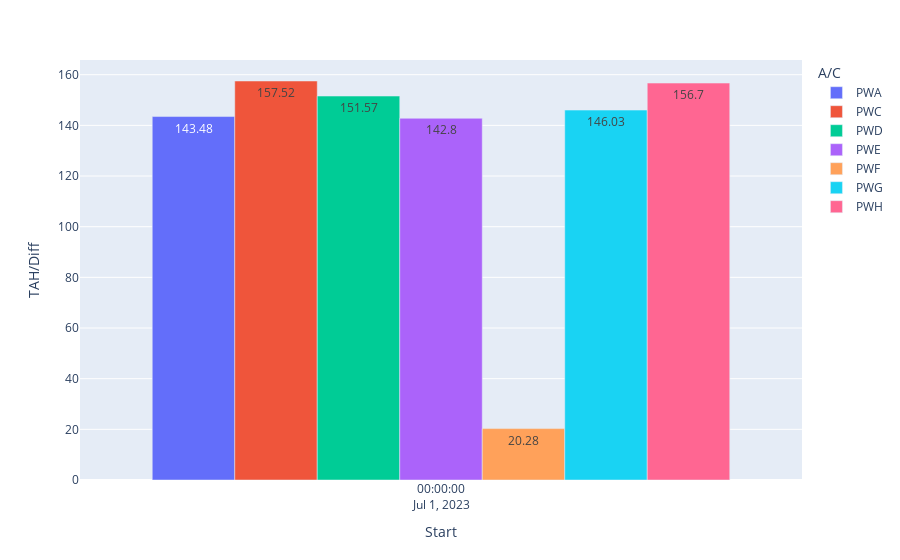

The notebook cell this image was saved under:
### Code cell
period = 4

# Get the dataframe and filter the last 'period' months
df = get_df("ac_util")
df["Start"] = pd.to_datetime(df["Start"])
df = df[
    (df["Start"].dt.month > datetime.now().month - period)
    & (df["Start"].dt.year == datetime.now().year)
].drop(columns=["A/C Group", "End"]).sort_values("A/C")
annotTAH = df["TAH/Diff"].round(2)
fig = px.bar(
    df, x="Start", y="TAH/Diff", color="A/C", barmode="group", text=annotTAH,
)

fig.show()

### Figure 1 — Plotly figure (JSON) as saved in the notebook; plotly's stock layout.template omitted (floating-point values rounded to 4 significant figures)
{"data": [{"alignmentgroup": "True", "hovertemplate": "A/C=PWA<br>Start=%{x}<br>TAH/Diff=%{y}<br>text=%{text}<extra></extra>", "legendgroup": "PWA", "marker": {"color": "#636efa", "pattern": {"shape": ""}}, "name": "PWA", "offsetgroup": "PWA", "orientation": "v", "showlegend": true, "text": [143.5], "textposition": "auto", "type": "bar", "x": ["2023-07-01T00:00:00"], "xaxis": "x", "y": [143.5], "yaxis": "y"}, {"alignmentgroup": "True", "hovertemplate": "A/C=PWC<br>Start=%{x}<br>TAH/Diff=%{y}<br>text=%{text}<extra></extra>", "legendgroup": "PWC", "marker": {"color": "#EF553B", "pattern": {"shape": ""}}, "name": "PWC", "offsetgroup": "PWC", "orientation": "v", "showlegend": true, "text": [157.5], "textposition": "auto", "type": "bar", "x": ["2023-07-01T00:00:00"], "xaxis": "x", "y": [157.5], "yaxis": "y"}, {"alignmentgroup": "True", "hovertemplate": "A/C=PWD<br>Start=%{x}<br>TAH/Diff=%{y}<br>text=%{text}<extra></extra>", "legendgroup": "PWD", "marker": {"color": "#00cc96", "pattern": {"shape": ""}}, "name": "PWD", "offsetgroup": "PWD", "orientation": "v", "showlegend": true, "text": [151.6], "textposition": "auto", "type": "bar", "x": ["2023-07-01T00:00:00"], "xaxis": "x", "y": [151.6], "yaxis": "y"}, {"alignmentgroup": "True", "hovertemplate": "A/C=PWE<br>Start=%{x}<br>TAH/Diff=%{y}<br>text=%{text}<extra></extra>", "legendgroup": "PWE", "marker": {"color": "#ab63fa", "pattern": {"shape": ""}}, "name": "PWE", "offsetgroup": "PWE", "orientation": "v", "showlegend": true, "text": [142.8], "textposition": "auto", "type": "bar", "x": ["2023-07-01T00:00:00"], "xaxis": "x", "y": [142.8], "yaxis": "y"}, {"alignmentgroup": "True", "hovertemplate": "A/C=PWF<br>Start=%{x}<br>TAH/Diff=%{y}<br>text=%{text}<extra></extra>", "legendgroup": "PWF", "marker": {"color": "#FFA15A", "pattern": {"shape": ""}}, "name": "PWF", "offsetgroup": "PWF", "orientation": "v", "showlegend": true, "text": [20.28], "textposition": "auto", "type": "bar", "x": ["2023-07-01T00:00:00"], "xaxis": "x", "y": [20.28], "yaxis": "y"}, {"alignmentgroup": "True", "hovertemplate": "A/C=PWG<br>Start=%{x}<br>TAH/Diff=%{y}<br>text=%{text}<extra></extra>", "legendgroup": "PWG", "marker": {"color": "#19d3f3", "pattern": {"shape": ""}}, "name": "PWG", "offsetgroup": "PWG", "orientation": "v", "showlegend": true, "text": [146.0], "textposition": "auto", "type": "bar", "x": ["2023-07-01T00:00:00"], "xaxis": "x", "y": [146.0], "yaxis": "y"}, {"alignmentgroup": "True", "hovertemplate": "A/C=PWH<br>Start=%{x}<br>TAH/Diff=%{y}<br>text=%{text}<extra></extra>", "legendgroup": "PWH", "marker": {"color": "#FF6692", "pattern": {"shape": ""}}, "name": "PWH", "offsetgroup": "PWH", "orientation": "v", "showlegend": true, "text": [156.7], "textposition": "auto", "type": "bar", "x": ["2023-07-01T00:00:00"], "xaxis": "x", "y": [156.7], "yaxis": "y"}], "layout": {"barmode": "group", "legend": {"title": {"text": "A/C"}, "tracegroupgap": 0}, "margin": {"t": 60}, "xaxis": {"anchor": "y", "domain": [0, 1], "title": {"text": "Start"}}, "yaxis": {"anchor": "x", "domain": [0, 1], "title": {"text": "TAH/Diff"}}}}
